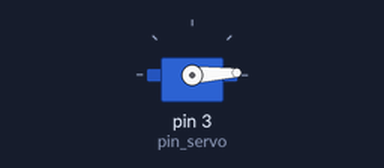
Recording of a sketch running on a simulated Arduino Uno, built with avr-gcc and run on an emulated ATmega328P. Parts: servo.

Above: at 0.05 s.
At 1.3 s:
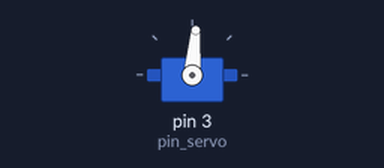
At 2.6 s:
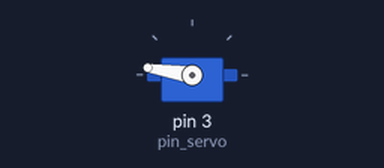
At 5.2 s:
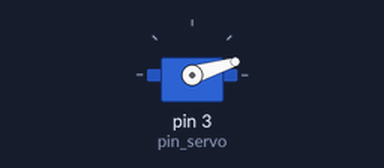
Timing chart, 0 to 7.1 s (numbered marks = the images above):
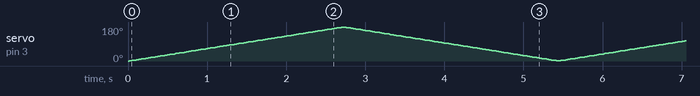

The sketch:

servo.ino
```cpp
#include <Servo.h>

#define pin_servo 3
Servo servo;

void setup()
{
    servo.attach(pin_servo);
    servo.write(0);
}

void loop()
{
    int x;

    for (x = 0; x < 180; x++)
    {
        servo.write(x);
        delay(15);
    }

    for (x = 180; x > 0; x--)
    {
        servo.write(x);
        delay(15);
    }
}
```
